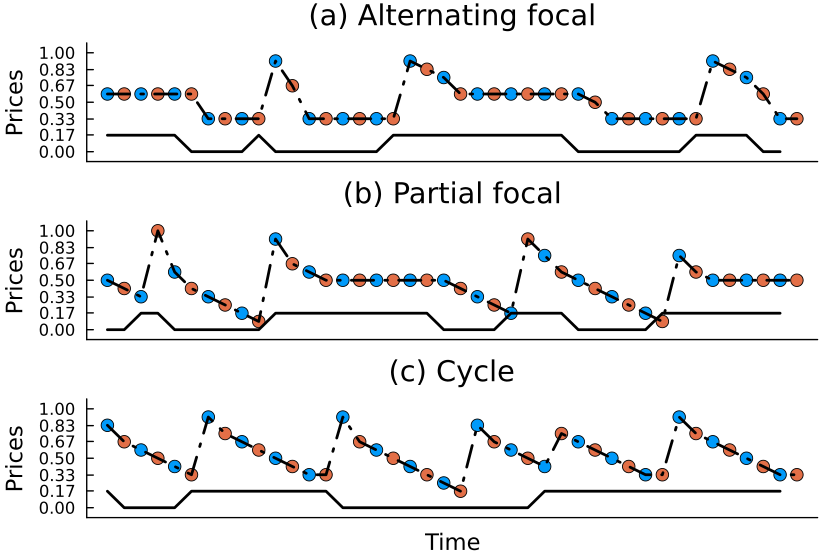

Write Julia code to recreate this figure.
##################################
## FIGURE B.3: Pricing dynamics ##
##################################

# set working directory
root_dir = ".../code_IJIO/";
code_dir = joinpath(root_dir, "code");
figure_table_appendix_dir = joinpath(root_dir, "figures_tables_appendix");
data_dir = joinpath(root_dir, "data_simulation");

cd(figure_table_appendix_dir);

# load packages
using Pkg
required_packages = ["Plots", "Statistics", "LinearAlgebra","Serialization","JLD2","Revise","Measures"]
for pkg in required_packages
    try
        @eval using $(Symbol(pkg))
    catch
        println("Installing missing package: $pkg")
        Pkg.add(pkg)
        @eval using $(Symbol(pkg))
    end
end


# load data 
include(joinpath(code_dir, "init_stochastic.jl"));
@load joinpath(data_dir, "outcomes_stochastic.jld2") game Q_matrix profits actions cost t_final bf;


Revise.revise()
include("pricing_classification.jl");
focal_single_idx, focal_alternate_idx, partial_idx, cycle_idx, focal_high_idx, focal_low_idx = pricing_classification(game, bf);

price = game.P[actions];
P = Array{Any}(undef, 3);

# PLOT PRICING DYNAMICS 
y_ticks=(round.(collect(0 : 1/game.k : 1), digits=2));
r=2; d=1;
T=40;
# ALTERNATING FOCAL
idx=findall(focal_alternate_idx[:,r,d].==1);
w=11;
price_serie = zeros(Float32, T+2);
for t=1:T+2
    if isodd(t)
        price_serie[t]= price[end-T-2+t,1,idx[w],r,d];
    else
        price_serie[t]=price[end-T-2+t,2,idx[w],r,d];
    end
end
P[1]=scatter(collect(1:2:T+2),price[end-T-1:2:end,1,idx[w],r,d],ylim=(-0.1,1.1),label="Firm 1",markersize=5)
scatter!(collect(2:2:T+2),price[end-T:2:end,2,idx[w],r,d],label="Firm 2",markersize=5)
plot!(price_serie,yticks=y_ticks[1:2:end],linestyle = :dashdot,  color= :black,label="",xlabel="", ylabel="Prices",linewidth=2,xticks=false)
plot!(game.C[cost[end-T:end,idx[w],r,d]],grid=false,linestyle = :solid,  color= :black,linewidth=2,label="Cost",title="(a) Alternating focal")

# PARTIAL FOCAL
idx=findall(focal_high_idx[:,r,d].==1);
w=11
price_serie = zeros(Float32, T+2);
for t=1:T+2
    if isodd(t)
        price_serie[t]= price[end-T-2+t,1,idx[w],r,d];
    else
        price_serie[t]=price[end-T-2+t,2,idx[w],r,d];
    end
end
P[2]=scatter(collect(1:2:T+2),price[end-T-1:2:end,1,idx[w],r,d],ylim=(-0.1,1.1),label="",markersize=5)
scatter!(collect(2:2:T+2),price[end-T:2:end,2,idx[w],r,d],label="",markersize=5)
plot!(price_serie,yticks=y_ticks[1:2:end],linestyle = :dashdot,  color= :black,label="",xlabel="", ylabel="Prices",linewidth=2,xticks=false)
plot!(game.C[cost[end-T:end,idx[w],r,d]],grid=false,linestyle = :solid,  color= :black,linewidth=2,label="",title="(b) Partial focal")

# CYCLE
idx=findall(cycle_idx[:,r,d].==1);
price_serie = zeros(Float32, T+2);
x=2;
for t=1:T+2
    if isodd(t)
        price_serie[t]= price[end-T-2+t,1,idx[x],r,d];
    else
        price_serie[t]=price[end-T-2+t,2,idx[x],r,d];
    end
end
P[3]=scatter(collect(1:2:T+2),price[end-T-1:2:end,1,idx[x],r,d],ylim=(-0.1,1.1),label="",markersize=5)
scatter!(collect(2:2:T+2),price[end-T:2:end,2,idx[x],r,d],label="",markersize=5)
plot!(price_serie,yticks=y_ticks[1:2:end],linestyle = :dashdot,  color= :black,label="",xlabel="Time", ylabel="Prices",linewidth=2,xticks=false)
plot!(game.C[cost[end-T:end,idx[x],r,d]],grid=false,linestyle = :solid,  color= :black,linewidth=2,label="",title="(c) Cycle")

plot(P[1],P[2],P[3], layout=(3, 1),legend=false)

savefig("figure_B3.pdf")
